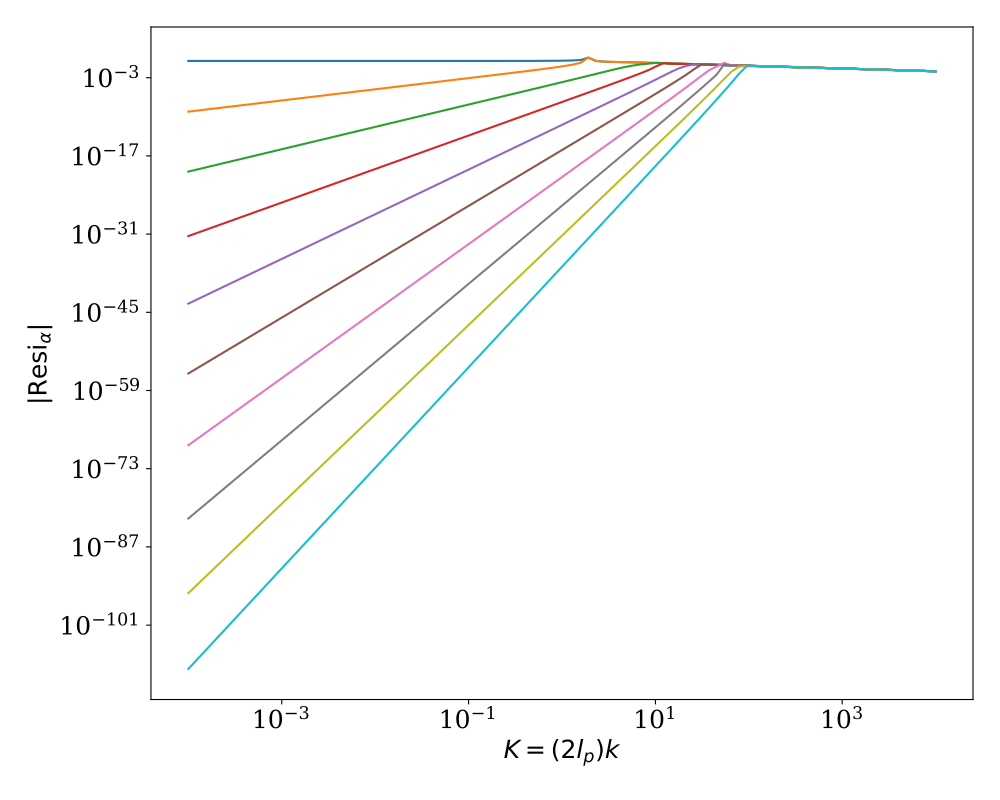

The script that drew this image:
import matplotlib.pyplot as plt
import numpy as np
from wlcstat.wlcgreen import *

num_k = 100
k_val_0 = 1e-4
k_val_f = 1e4
k_val = np.logspace(np.log10(k_val_0), np.log10(k_val_f), num_k)
mu=0
dimensions = 3
num_poles = 10
lam_0 = 0
lam = 0

num_poles = min(num_poles, 26-mu)
poles = np.zeros((num_k, num_poles), dtype=type(1 + 1j))
residues = np.zeros((num_k, num_poles), dtype=type(1 + 1j))

for i_k_val in range(num_k):
    poles_k_val, resi_k_val = eval_poles_and_residues(k_val[i_k_val],mu,False,dimensions)
    for i_pole in range(num_poles):
        poles[i_k_val, i_pole] = poles_k_val[i_pole]
        residues[i_k_val, i_pole] = resi_k_val[lam, lam_0, i_pole]

plt.figure(figsize=(10,8))
font = {'family' : 'serif',
    'weight':'normal',
    'size': 18}
plt.rc('font', **font)

for i_pole in range(num_poles):
    plt.loglog(k_val, np.real(abs(residues[:, i_pole])))

plt.xlabel(r'$K = (2l_{p}) k$')
plt.ylabel(r'$| \mathrm{Resi}_{\alpha} |$')
plt.tight_layout()
plt.show()
